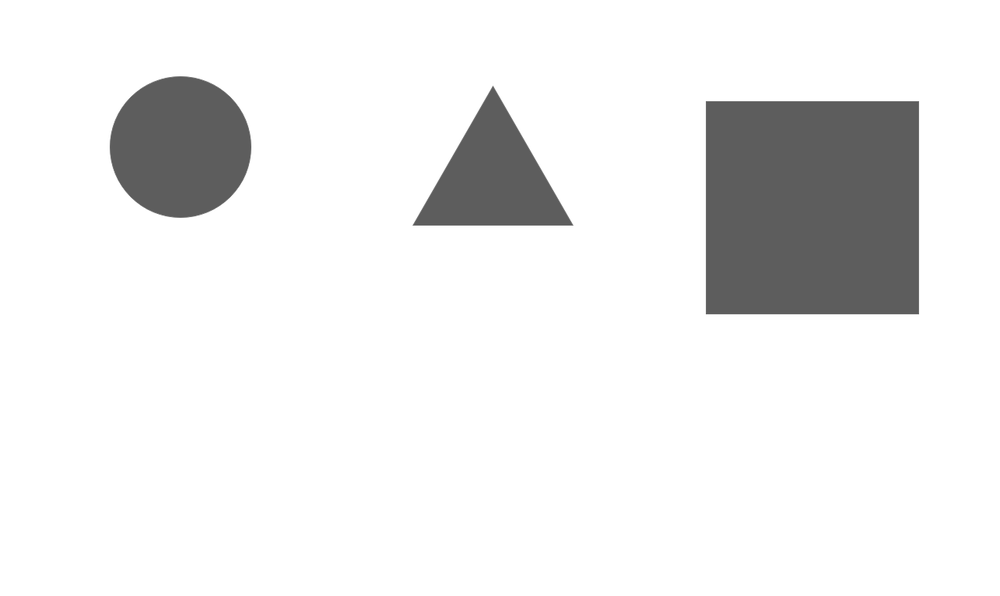
#> input picture Images/Simple Shape/Group 1.png, 1000 x 596 px, shrunk from 1285 x 766 before the run, found by its file name
$ python ShapeDetection.py
#> lines starting #> are read from the running program, lines starting #| are printed output that depends on the picture; after the words box and inside, x2 and y2 are one past the last pixel; in counts of white or black regions, pixels touching at a corner belong together
# Larry TO
# Created on: 12/12/2019
# Purpose: Simple tutorial to recognize simple shapes

# Import Libraries
import cv2
import numpy as np


img = cv2.imread("Images\Simple Shape\Group 1.png", cv2.IMREAD_GRAYSCALE)
#> img is the input picture: shape (596, 1000); min 83, max 255, mean 235.3

# Setting any image value above 200 to be 255 and others to be zero
_, threshold = cv2.threshold(img, 123, 255, cv2.THRESH_BINARY)
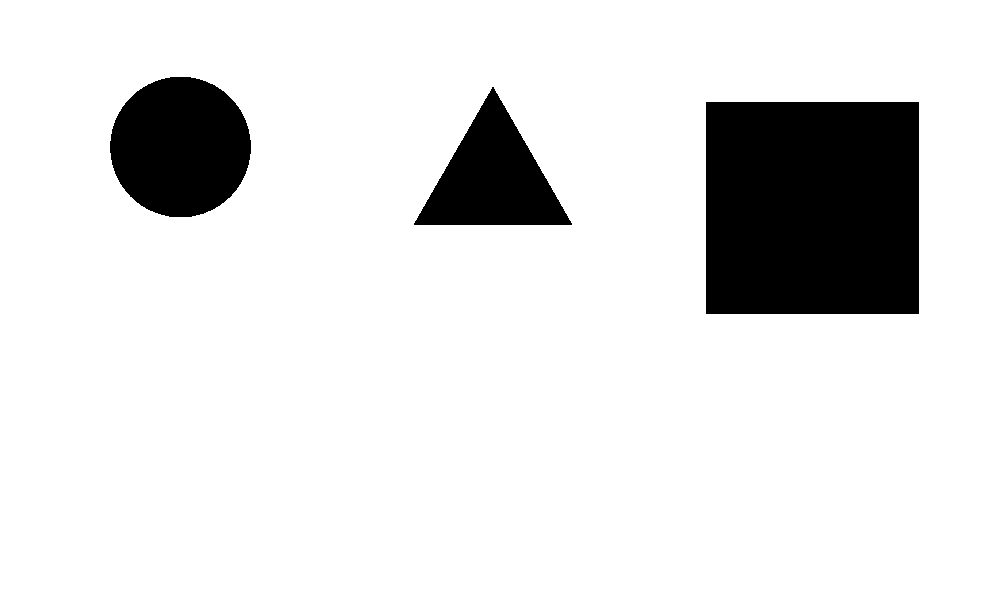
#> threshold: shape (596, 1000); 88% white; 3 black regions

# Finding contour
contours, _ = cv2.findContours(threshold, cv2.RETR_TREE, cv2.CHAIN_APPROX_SIMPLE)
#> contours = 4 contours; box (x1, y1, x2, y2) and area: (0, 0, 1000, 596) 594405, (705, 101, 920, 315) 45580, (109, 76, 252, 218) 15715, (413, 86, 573, 226) 11252


for cnt in contours:
	cv2.drawContours(img, [cnt], -1, (0,255,0), 5)
#> this loop made 4 passes
#> cnt on pass 1: [[0, 0], [0, 595], [999, 595], [999, 0]]
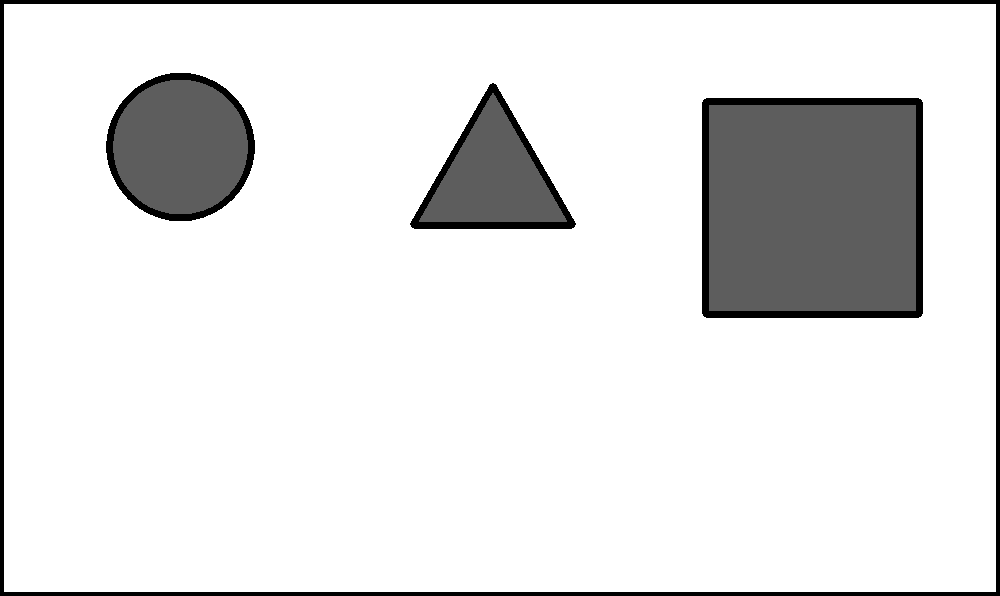
#> img: shape (596, 1000); 4.15% of pixels changed, all inside (x1, y1, x2, y2) = (0, 0, 1000, 596)


# [12 lines of commented-out code are left out]
cv2.imshow("shapes", img)
cv2.imshow("Threshold", threshold)

cv2.waitKey(0)
cv2.destroyAllWindows()
